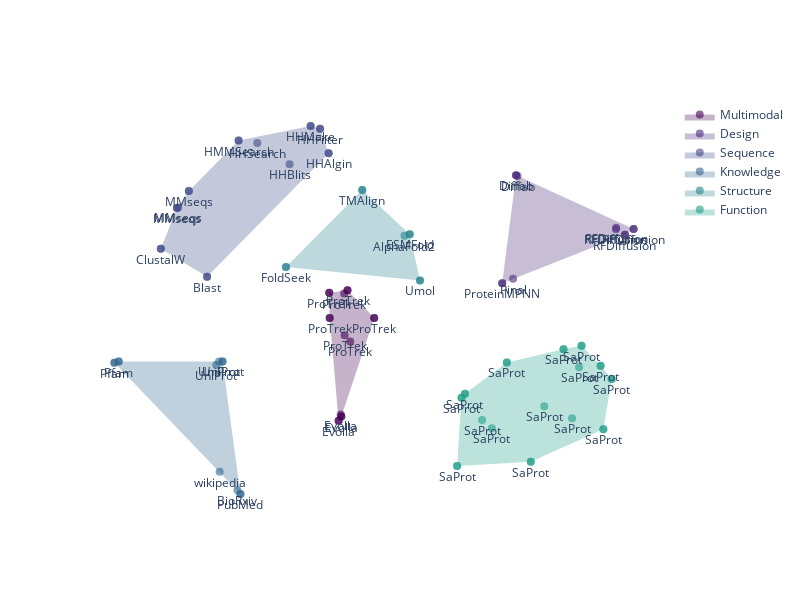

The notebook cell this image was saved under:
### Code cell
import numpy as np
import plotly.graph_objects as go
import plotly.express as px
from scipy.spatial import ConvexHull

# 假设 tensor_2d 是点的坐标，groups 是点的分组
points = tensor_2d
categories = groups  # 这包含 'Search', 'Design', 等类别标签

# 创建一个类别到索引的映射
unique_categories = list(set(categories))
category_to_idx = {category: idx for idx, category in enumerate(unique_categories)}

# 初始化 Plotly 图形
fig = go.Figure()

# 获取类别的颜色
color_scale = px.colors.sequential.Viridis  # 选择一个颜色调色板

# 遍历每个类别
for category in unique_categories:
    # 获取属于该类别的点
    category_points = points[np.array(categories) == category]

    if len(category_points) == 2:
        # 如果类别只有两个点，绘制一条连接它们的线
        category_idx = category_to_idx[category]
        color = color_scale[category_idx % len(color_scale)]

        # 绘制连接两点的线
        fig.add_trace(go.Scatter(
            x=category_points[:, 0], y=category_points[:, 1],
            mode='lines+markers',  # 线和点
            marker=dict(size=8, color=color, opacity=0.6),
            name=category,  # 添加类别标签
            showlegend=True,  # 显示图例
        ))
        continue  # 跳过后续的凸包计算

    if len(category_points) < 3:
        # 对于没有凸包的类别且点数少于3个，可以直接添加到图例
        category_idx = category_to_idx[category]
        color = color_scale[category_idx % len(color_scale)]

        # 添加没有凸包的点到图例
        fig.add_trace(go.Scatter(
            x=category_points[:, 0], y=category_points[:, 1],
            mode='markers',  # 只显示点
            marker=dict(size=8, color=color, opacity=0.6),
            name=category,  # 添加类别标签
            showlegend=True,  # 显示图例
        ))
        continue  # 跳过没有凸包的点的凸包计算

    # 计算该类别点的凸包
    hull = ConvexHull(category_points)
    hull_points = category_points[hull.vertices]

    # 使用 category_to_idx 获取类别的数值索引
    category_idx = category_to_idx[category]
    
    # 使用颜色调色板选择颜色
    color = color_scale[category_idx % len(color_scale)]
    
    fill_color = f"rgba{tuple(px.colors.hex_to_rgb(color)) + (0.3,)}"  # 更低的透明度

    # 创建该类别的光滑闭合图形
    # 创建该类别的光滑闭合图形，但不绘制边界点
    fig.add_trace(go.Scatter(
        x=hull_points[:, 0], y=hull_points[:, 1],
        fill='toself',
        fillcolor=fill_color,  # 使用选定的颜色
        line=dict(width=0),  # 不绘制边界线
        showlegend=True,  # 显示图例
        name=category,  # 添加类别标签
        marker=dict(size=8, color=color, colorscale='Viridis', opacity=0.6), # 确保填充颜色统一
    ))

# 将每个点的类别转换为数值索引
numeric_colors = [category_to_idx[category] for category in categories]

# 添加点的散点图，并且隐藏图例
fig.add_trace(go.Scatter(
    x=points[:, 0], y=points[:, 1],
    mode='markers+text',
    marker=dict(
        size=8,
        color=[color_scale[category_to_idx[category] % len(color_scale)] for category in categories],  # 统一颜色映射
        colorscale='Viridis',
        opacity=0.6
    ),
    text=short_names,
    textposition='bottom center',
    textfont=dict(size=12),
    hoverinfo='text',
    showlegend=False
))

# 去掉轴和背景，并调整图像的纵横比
fig.update_layout(
    xaxis_visible=False,
    yaxis_visible=False,
    plot_bgcolor='rgba(0, 0, 0, 0)',  # 去掉背景颜色
    paper_bgcolor='rgba(0, 0, 0, 0)',  # 去掉纸张背景颜色
    autosize=True,  # 自动调整大小
    height=600,  # 增大高度
    width=800,   # 减小宽度
)

# 让x轴从右往左
# fig.update_xaxes(autorange='reversed')

# 显示图形
fig.show()

# 保存图形到svg
fig.write_image("output.svg")

### Figure 1 — Plotly figure (JSON) as saved in the notebook; plotly's stock layout.template omitted (floating-point values rounded to 4 significant figures)
{"data": [{"fill": "toself", "fillcolor": "rgba(68, 1, 84, 0.3)", "line": {"width": 0}, "marker": {"color": "#440154", "colorscale": [[0, "#440154"], [0.1111, "#482878"], [0.2222, "#3e4989"], [0.3333, "#31688e"], [0.4444, "#26828e"], [0.5556, "#1f9e89"], [0.6667, "#35b779"], [0.7778, "#6ece58"], [0.8889, "#b5de2b"], [1, "#fde725"]], "opacity": 0.6, "size": 8}, "name": "Multimodal", "showlegend": true, "type": "scatter", "x": [-1.171, -1.433, -1.427, -1.299, -1.259, -0.7866], "y": [7.576, 7.523, 6.987, 4.798, 4.888, 6.987]}, {"fill": "toself", "fillcolor": "rgba(72, 40, 120, 0.3)", "line": {"width": 0}, "marker": {"color": "#482878", "colorscale": [[0, "#440154"], [0.1111, "#482878"], [0.2222, "#3e4989"], [0.3333, "#31688e"], [0.4444, "#26828e"], [0.5556, "#1f9e89"], [0.6667, "#35b779"], [0.7778, "#6ece58"], [0.8889, "#b5de2b"], [1, "#fde725"]], "opacity": 0.6, "size": 8}, "name": "Design", "showlegend": true, "type": "scatter", "x": [1.253, 1.054, 2.819, 2.944], "y": [10.02, 7.724, 8.76, 8.88]}, {"fill": "toself", "fillcolor": "rgba(62, 73, 137, 0.3)", "line": {"width": 0}, "marker": {"color": "#3e4989", "colorscale": [[0, "#440154"], [0.1111, "#482878"], [0.2222, "#3e4989"], [0.3333, "#31688e"], [0.4444, "#26828e"], [0.5556, "#1f9e89"], [0.6667, "#35b779"], [0.7778, "#6ece58"], [0.8889, "#b5de2b"], [1, "#fde725"]], "opacity": 0.6, "size": 8}, "name": "Sequence", "showlegend": true, "type": "scatter", "x": [-3.856, -3.19, -1.442, -1.565, -1.701, -2.737, -3.453, -3.624], "y": [8.46, 7.864, 10.49, 11.02, 11.07, 10.76, 9.688, 9.326]}, {"fill": "toself", "fillcolor": "rgba(49, 104, 142, 0.3)", "line": {"width": 0}, "marker": {"color": "#31688e", "colorscale": [[0, "#440154"], [0.1111, "#482878"], [0.2222, "#3e4989"], [0.3333, "#31688e"], [0.4444, "#26828e"], [0.5556, "#1f9e89"], [0.6667, "#35b779"], [0.7778, "#6ece58"], [0.8889, "#b5de2b"], [1, "#fde725"]], "opacity": 0.6, "size": 8}, "name": "Knowledge", "showlegend": true, "type": "scatter", "x": [-4.523, -2.711, -2.968, -4.461], "y": [6.035, 3.239, 6.061, 6.058]}, {"fill": "toself", "fillcolor": "rgba(38, 130, 142, 0.3)", "line": {"width": 0}, "marker": {"color": "#26828e", "colorscale": [[0, "#440154"], [0.1111, "#482878"], [0.2222, "#3e4989"], [0.3333, "#31688e"], [0.4444, "#26828e"], [0.5556, "#1f9e89"], [0.6667, "#35b779"], [0.7778, "#6ece58"], [0.8889, "#b5de2b"], [1, "#fde725"]], "opacity": 0.6, "size": 8}, "name": "Structure", "showlegend": true, "type": "scatter", "x": [-2.056, -0.1277, -0.2761, -0.9585], "y": [8.073, 7.784, 8.767, 9.712]}, {"fill": "toself", "fillcolor": "rgba(31, 158, 137, 0.3)", "line": {"width": 0}, "marker": {"color": "#1f9e89", "colorscale": [[0, "#440154"], [0.1111, "#482878"], [0.2222, "#3e4989"], [0.3333, "#31688e"], [0.4444, "#26828e"], [0.5556, "#1f9e89"], [0.6667, "#35b779"], [0.7778, "#6ece58"], [0.8889, "#b5de2b"], [1, "#fde725"]], "opacity": 0.6, "size": 8}, "name": "Function", "showlegend": true, "type": "scatter", "x": [2.509, 2.629, 2.469, 2.195, 1.936, 1.12, 0.5186, 0.469, 0.4054, 1.466], "y": [4.615, 5.688, 5.967, 6.397, 6.319, 6.039, 5.374, 5.286, 3.834, 3.925]}, {"hoverinfo": "text", "marker": {"color": ["#26828e", "#31688e", "#3e4989", "#3e4989", "#482878", "#482878", "#26828e", "#440154", "#440154", "#440154", "#26828e", "#3e4989", "#3e4989", "#3e4989", "#3e4989", "#3e4989", "#3e4989", "#3e4989", "#3e4989", "#3e4989", "#31688e", "#31688e", "#482878", "#482878", "#440154", "#440154", "#440154", "#440154", "#440154", "#440154", "#440154", "#31688e", "#482878", "#482878", "#482878", "#482878", "#1f9e89", "#1f9e89", "#1f9e89", "#1f9e89", "#1f9e89", "#1f9e89", "#1f9e89", "#1f9e89", "#1f9e89", "#1f9e89", "#1f9e89", "#1f9e89", "#1f9e89", "#1f9e89", "#1f9e89", "#26828e", "#26828e", "#31688e", "#31688e", "#31688e", "#31688e"], "colorscale": [[0, "#440154"], [0.1111, "#482878"], [0.2222, "#3e4989"], [0.3333, "#31688e"], [0.4444, "#26828e"], [0.5556, "#1f9e89"], [0.6667, "#35b779"], [0.7778, "#6ece58"], [0.8889, "#b5de2b"], [1, "#fde725"]], "opacity": 0.6, "size": 8}, "mode": "markers+text", "showlegend": false, "text": ["AlphaFold2", "BioRxiv", "Blast", "ClustalW", "Diffab", "Diffab", "ESMFold", "Evolla", "Evolla", "Evolla", "FoldSeek", "HMMSearch", "HHAlgin", "HHBlits", "HHFilter", "HHMake", "HHSearch", "MMseqs", "MMseqs", "MMseqs", "Pfam", "Pfam", "Pinal", "ProteinMPNN", "ProTrek", "ProTrek", "ProTrek", "ProTrek", "ProTrek", "ProTrek", "ProTrek", "PubMed", "RFDiffusion", "RFDiffusion", "RFDiffusion", "RFDiffusion", "SaProt", "SaProt", "SaProt", "SaProt", "SaProt", "SaProt", "SaProt", "SaProt", "SaProt", "SaProt", "SaProt", "SaProt", "SaProt", "SaProt", "SaProt", "TMAlign", "Umol", "UniProt", "UniProt", "UniProt", "wikipedia"], "textfont": {"size": 12}, "textposition": "bottom center", "type": "scatter", "x": [-0.3514, -2.753, -3.19, -3.856, 1.275, 1.253, -0.2761, -1.299, -1.259, -1.269, -2.056, -2.737, -1.442, -2.004, -1.565, -1.701, -2.469, -3.624, -3.606, -3.453, -4.523, -4.461, 1.21, 1.054, -0.7866, -1.219, -1.212, -1.433, -1.171, -1.427, -1.132, -2.711, 2.694, 2.819, 2.944, 2.69, 0.9047, 2.469, 2.195, 2.629, 0.4054, 0.7658, 0.469, 2.159, 1.936, 0.5186, 1.466, 2.06, 1.66, 1.12, 2.509, -0.9585, -0.1277, -3.019, -2.968, -3.058, -3.01], "y": [8.734, 3.319, 7.864, 8.46, 10.01, 10.02, 8.767, 4.798, 4.888, 4.93, 8.073, 10.76, 10.49, 10.26, 11.02, 11.07, 10.71, 9.326, 9.339, 9.688, 6.035, 6.058, 7.821, 7.724, 6.987, 7.505, 6.619, 7.523, 7.576, 6.987, 6.487, 3.239, 8.906, 8.76, 8.88, 8.875, 4.64, 5.967, 6.397, 5.688, 3.834, 4.816, 5.286, 5.938, 6.319, 5.374, 3.925, 4.853, 5.104, 6.039, 4.615, 9.712, 7.784, 6.06, 6.061, 5.987, 3.715]}], "layout": {"autosize": true, "height": 600, "paper_bgcolor": "rgba(0, 0, 0, 0)", "plot_bgcolor": "rgba(0, 0, 0, 0)", "width": 800, "xaxis": {"visible": false}, "yaxis": {"visible": false}}}
